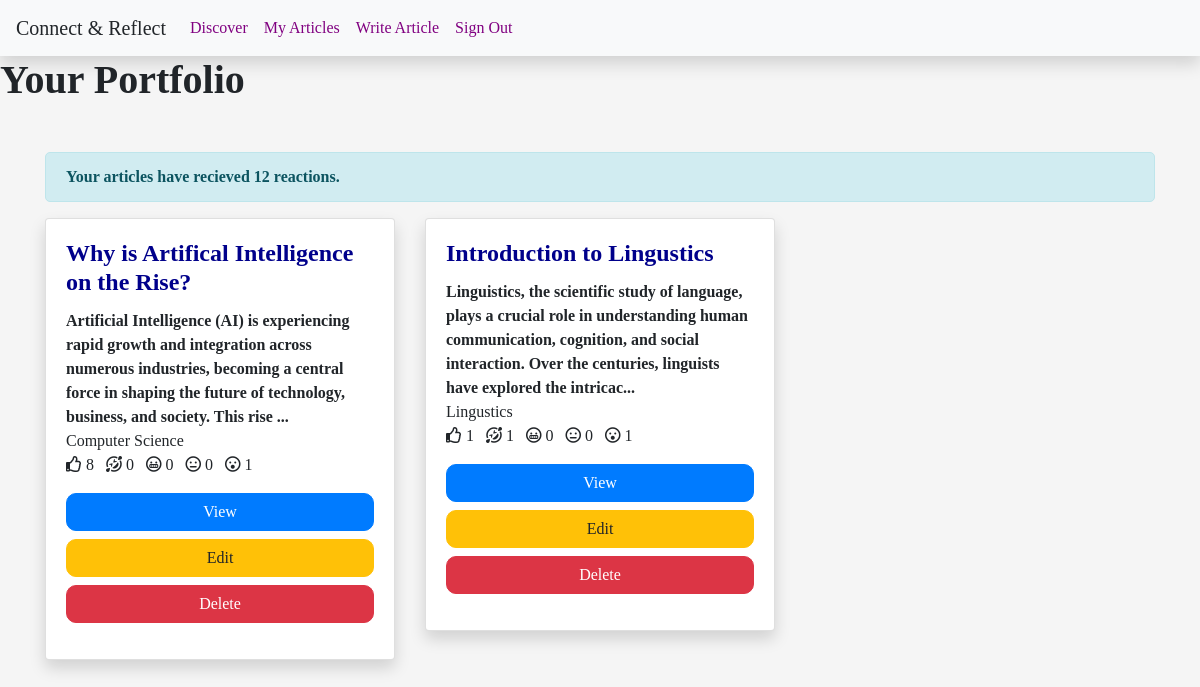
Before: /portfolio (signed in) with the older database file.
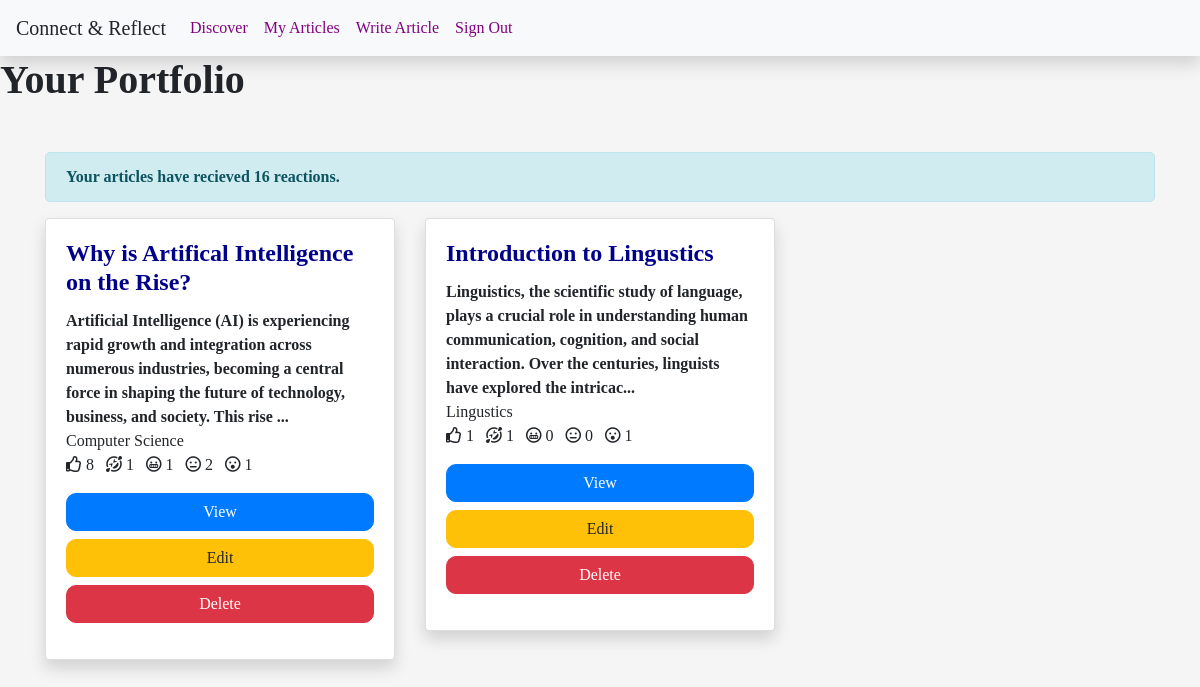
After: the same page with the newer database file.
### app/models.py (models this page shows, shortened)
class Article(db.Model):
    id = db.Column(db.Integer, primary_key=True)
    title = db.Column(db.String(300))
    content = db.Column(db.String(100000))
    likes = db.Column(db.Integer, default=0)
    laughs = db.Column(db.Integer, default=0)
    grimaces = db.Column(db.Integer, default=0)
    blanks = db.Column(db.Integer, default=0)
    surprises = db.Column(db.Integer, default=0)
    author_id = db.Column(db.Integer, db.ForeignKey('user.id'))
    category_id = db.Column(db.Integer, db.ForeignKey('category.id'))

class Category(db.Model):
    id = db.Column(db.Integer, primary_key=True)
    category = db.Column(db.String(300), unique=True)
    articles = db.relationship("Article", backref="category", lazy="dynamic")

### app/views.py (the view)
@app.route("/portfolio")
@login_required
def portfolio():
    user_id = get_id("user", current_user.username)
    user_articles = Article.query.filter_by(author_id=user_id).all()
    total_reactions = 0
    for article in user_articles:
        total_reactions += article.likes + article.laughs + article.grimaces + article.blanks + article.surprises
    return render_template("portfolio.html",
                           title="Portfolio",
                           all_articles=user_articles,
                           total_reactions = total_reactions)

### app/Library.py (called while the page is built)
def get_id(table, data):
    if not data:
        return False
    if table == "category":
        for item in Category.query.all():
            if item.category == data:
                return item.id
    elif table == "user":
        for item in User.query.all():
            if item.username == data.upper():
                return item.id
    elif table == "article":
        for item in Article.query.all():
            if item.title == data:
                return item.id
    else:
        logging.error("Error in Library - get_id: Unable to detect table")
        return False
    return False

### app/views.py (called while the page is built)
@login_manager.user_loader
def load_user(user_id):
    return User.query.get(int(user_id))

### app/templates/portfolio.html (shortened to what this page needs)
{% extends "logged_in_base.html" %}
{% block content %}
<h1>
    Your Portfolio
</h1>
<div class="container mt-5">
    {% if all_articles|length == 0 %}
        <div class="alert alert-info" role="alert">
            <b>No Articles Published.</b>
        </div>
    {% else %}
        <div class="alert alert-info" role="alert">
            <b>Your articles have recieved {{total_reactions}} reactions.</b>
        </div>
        <div class="row">
            {% for article in all_articles %}
                <div class="col-md-4 mb-4">
                    <div class="card shadow">
                        <div class="card-body">
                            <h5 class="card-title">{{ article.title }}</h5>
                            <p class="card-text">
                                <b>{{ article.content | truncate(200,True, '...',0) }}</b>
                                {{ article.category.category}}
                                {% include "reactions.html" %}
                                <div>
                                <a href="{{ url_for('view', id=article.id) }}" class="btn btn-primary btn-block">View</a>
                                <a href="{{ url_for('edit', id=article.id) }}" class="btn btn-warning btn-block">Edit</a>
                                <a href="{{ url_for('delete', id=article.id) }}" class="btn btn-danger btn-block">Delete</a>
                                </div>
                            </p>
                        </div>
                    </div>
                </div>
            {% endfor %}
        </div>
    {% endif %}
</div>
{% endblock %}

### app/templates/reactions.html (shortened to what this page needs)
<a class="react" id="{{article.id}}">
    <i class="far fa-thumbs-up"></i><span id="likes">&nbsp;{{ article.likes }}</span>
</a>
<a class="react" id="{{article.id}}">
    <i class="far fa-grin-squint-tears"></i><span id="laughs">&nbsp;{{ article.laughs }}</span>
</a>
<a class="react" id="{{article.id}}">
    <i class="far fa-grimace"></i><span id="grimaces">&nbsp;{{ article.grimaces }}</span>
</a>
<a class="react" id="{{article.id}}">
    <i class="far fa-meh"></i><span id="blanks">&nbsp;{{ article.blanks }}</span>
</a>
<a class="react" id="{{article.id}}">
    <i class="far fa-surprise"></i><span id="surprises">&nbsp;{{ article.surprises }}</span>
</a>

Changed rows visible on the page:
changed Article "Why is Artifical Intelligence on the Rise?": laughs "0" → "1"; grimaces "0" → "1"; blanks "0" → "2"
Other visible differences:
{{ total_reactions }}: "12" → "16"
